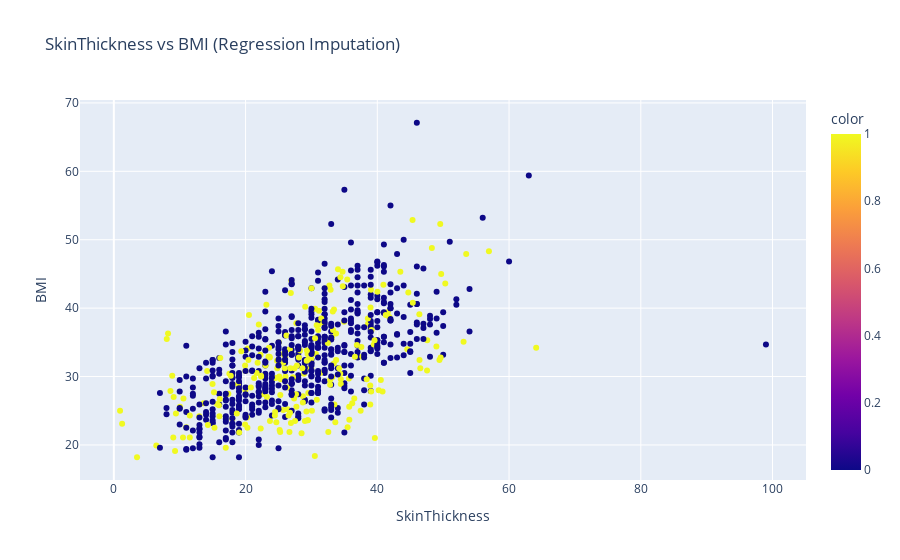

Notebook cell for this chart:
### Markdown cell above
When researching imputation techniques, one common method you'll come across is something known as [**MICE**](https://www.jstatsoft.org/article/view/v045i03) - Multivariate Imputation by Chained Equations. This algorithm performs multiple regressions of a random sample of data, and uses the average of these multiple regressions to impute the missing value. With the sklearn API, the appropiate method to use is the [`IterativeImputer`](https://scikit-learn.org/stable/modules/generated/sklearn.impute.IterativeImputer.html) class, passing `sample_posterior=True` ([source](https://scikit-learn.org/stable/modules/impute.html))

### Code cell
# IterativeImputer is an experimental feature in sklearn, so we need to enable it prior to using it
from sklearn.experimental import enable_iterative_imputer
from sklearn.impute import IterativeImputer

regression_impute = IterativeImputer(sample_posterior=True)
pima_regression_arr = regression_impute.fit_transform(pima_df)
pima_regression_df = pd.DataFrame(data=pima_regression_arr, columns=pima_cols)

fig_br = px.scatter(pima_regression_df, x="SkinThickness", y="BMI", title="SkinThickness vs BMI (Regression Imputation)",
           color=nulls)
fig_br

### Figure 1 — Plotly figure (JSON) as saved in the notebook; plotly's stock layout.template omitted (floating-point values rounded to 4 significant figures; data arrays with more than 128 entries replaced by an {"elided": "..."} marker saying what was removed)
{"data": [{"hovertemplate": "SkinThickness=%{x}<br>BMI=%{y}<br>color=%{marker.color}<extra></extra>", "legendgroup": "", "marker": {"color": {"elided": "752 int values"}, "coloraxis": "coloraxis", "symbol": "circle"}, "mode": "markers", "name": "", "orientation": "v", "showlegend": false, "type": "scatter", "x": {"elided": "752 float values"}, "xaxis": "x", "y": {"elided": "752 float values"}, "yaxis": "y"}], "layout": {"coloraxis": {"colorbar": {"title": {"text": "color"}}, "colorscale": [[0, "#0d0887"], [0.1111, "#46039f"], [0.2222, "#7201a8"], [0.3333, "#9c179e"], [0.4444, "#bd3786"], [0.5556, "#d8576b"], [0.6667, "#ed7953"], [0.7778, "#fb9f3a"], [0.8889, "#fdca26"], [1, "#f0f921"]]}, "legend": {"tracegroupgap": 0}, "title": {"text": "SkinThickness vs BMI (Regression Imputation)"}, "xaxis": {"anchor": "y", "domain": [0, 1], "title": {"text": "SkinThickness"}}, "yaxis": {"anchor": "x", "domain": [0, 1], "title": {"text": "BMI"}}}}
